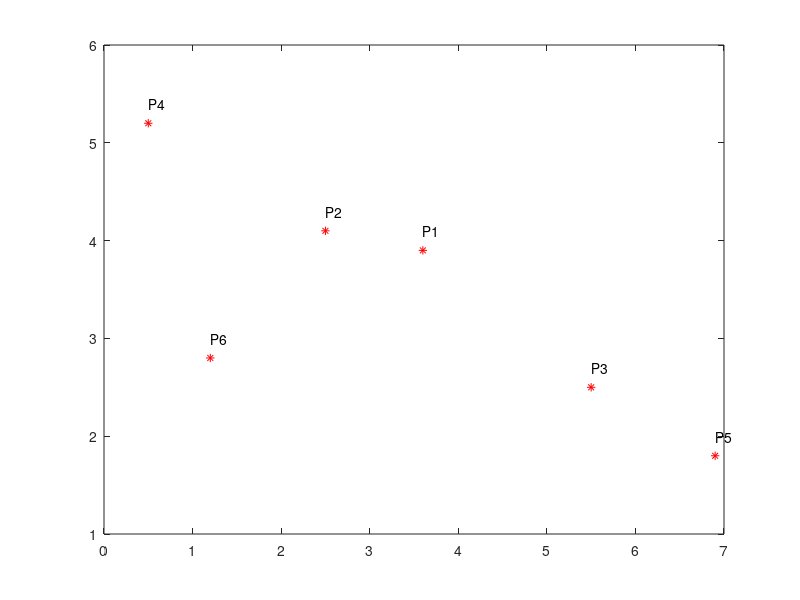

Source code (MATLAB): (Note: this script raises an error after producing the figure.)
% original Value Function Optimization code altered to accept any number of
% input points by Elijah K Spinner


%Code written by Ankur Sinha
%Version: 18072011
%Note: Give non-dominated points only
%Positive epsilon value denotes that the value function correctly fitted the decision maker preferences.

global obj;

%obj consists of [firstObjectiveValue, secondObjectiveValue, rank]

%Example Complete ordering
obj = [3.6 3.9 1;    2.5 4.1 2;   5.5 2.5 3;     0.5 5.2 4;    6.9 1.8 5;   1.2 2.8 6];

%Example Partial ordering
%obj = [3.6 3.9 1;    2.5 4.1 2;   5.5 2.5 3;     0.5 5.2 3;    6.9 1.8 4];
       
% IMK -- Plotting the individual points
plot(obj(:,1),obj(:,2), '*r');
hold on

% EKS -- Turning arrow into column vector insetad of row vector
arrow = repmat('P', size(obj, 1), 1);

% EKS -- Replacing square indexing horzcat with mutable size indexing
for i = 1:size(obj, 1)
    label = ['P', num2str(obj(i,3))];
    text(obj(i,1), obj(i,2)+0.2, label);
end

%Value function optimization. 
%Refer: K. Deb, A. Sinha, P. Korhonen, and J.Wallenius. 
%An interactive evolutionary multi-objective optimization method based on
%progressively approximated value functions. IEEE Transactions on Evolutionary
%Computation, 14(5):723739, 2010.

% z - covers our 
[z,fval,exitflag,output,lambda] = fmincon(@fun,1.*ones(7,1),[],[],[],[],[0 0 0 0 -1000 -1000 -1000]',[1 1 1 1 1000 1000 1000]', @con);

if fval>0
    disp('Information not correctly fitted');
else
    disp('Information fitted correctly');
end

%    u = (.3479*x + -.1772 + .6521*y + -1.772))*(0.6521*y + -1.772 + .3479*x + -1.772);

% z = [          -4.688e-04];

OptimizationParameters = z %First six are value function parameters and the last one is epsilon

for i=1:size(obj,1)
    u(i)= utilfunc(obj(i,:),z);
end

for i=1:size(obj,1)
    fh_old = @(x,y) (z(1).*x + z(2).*y + z(5)).*(z(3).*y + z(4).*x + z(6)) - u(i);
    fh = @(x,y) (z(1).*x + z(5) + z(2).*y + z(5)).*(z(3).*y + z(6) + z(4).*x + z(6)) - u(i);

    ezplot(fh, [min(obj(:,1))-1, max(obj(:,1))+1]);
end

Utilities = u

title('');
axis([min(obj(:,1)) max(obj(:,1)) min(obj(:,2)) max(obj(:,2))])
xlabel('f_1')
ylabel('f_2')

function f=fun(x)
    f = -x(end);
end

function [c ceq]=con_old(x)
    global obj;

    delta = 0.1;
    for i=1:size(obj,1)-1
        if obj(i,3) ~= obj(i+1,3)
            c(i) = -((utilfunc(obj(i,:),x))-(utilfunc(obj(i+1,:),x))) + x(end);
        else
            c(i) = abs((utilfunc(obj(i,:),x))-(utilfunc(obj(i+1,:),x))) - delta*x(end);
        end
    end

    %Polynomial Value Function Constraints
    % Making each term in the equation individually greater than zero %
    % IMK -- So for each P, we check each S term and make sure it's non negative
    %          We have 5 values of P (obj), and M = 2, which is each of
    %          those two lines. So really it should be a nest for-loop of P
    %          and M
    for i=1:2:10
        % IMK -- This is the first term of the product in the objective
        %           function. The (i+1)/2 is just getting over the i value
        %           throughout the iteration 
        c(i+4)= -(x(1)*obj((i+1)/2,1) + x(2)*obj((i+1)/2,2) + x(5));
        c(i+5)= -(x(3)*obj((i+1)/2,2) + x(4)*obj((i+1)/2,1) + x(6));
    end
    % Equality constraints (Note: Minor typographic error in the paper, correct here.)

    % IMK -- one for each dimension. Makes sure terms add up to 1
    ceq(1) = -(x(1) + x(2) - 1);
    ceq(2) = -(x(3) + x(4) - 1);
end

% Modified version 
function [c ceq]=con(x)
    global obj;

    delta = 0.1;
    for i=1:size(obj,1)-1
        if obj(i,3) ~= obj(i+1,3)
            c(i) = -((utilfunc(obj(i,:),x))-(utilfunc(obj(i+1,:),x))) + x(end);
        else
            c(i) = abs((utilfunc(obj(i,:),x))-(utilfunc(obj(i+1,:),x))) - delta*x(end);
        end
    end

    %Polynomial Value Function Constraints
    % Making each term in the equation individually greater than zero %
    % IMK -- So for each P, we check each S term and make sure it's non negative
    %          We have 5 values of P (obj), and M = 2, which is each of
    %          those two lines. So really it should be a nest for-loop of P
    %          and M
    %
    % EKS -- made it iterate to double the size of obj
    for i=1:2:size(obj,1)*2
        % IMK -- This is the first term of the product in the objective
        %           function. The (i+1)/2 is just getting over the i value
        %           throughout the iteration 
        c(i+4)= -(x(1)*obj((i+1)/2,1) + x(5) + x(2)*obj((i+1)/2,2) + x(5));
        c(i+5)= -(x(3)*obj((i+1)/2,2) + x(6) + x(4)*obj((i+1)/2,1) + x(6));
    end
    % Equality constraints (Note: Minor typographic error in the paper, correct here.)

    % IMK -- one for each dimension. Makes sure terms add up to 1
    ceq(1) = -(x(1) + x(2) - 1);
    ceq(2) = -(x(3) + x(4) - 1);
end


% IMK -- Note: Utility function is the same as a value function 
function u=utilfunc_old(obj,x)
    u = (x(1)*obj(1) + x(2)*obj(2) + x(5)) * (x(3)*obj(2) + x(4)*obj(1) + x(6));
end


% IMK -- I wrote this utility function based on eq 6 
function u=utilfunc(obj,x)
    % x(1) k11
    % x(2) k12	
    % x(3) k21	
    % x(4) k22	
    % x(5) k13	
    % x(6) k23
    u = (x(1)*obj(1) + x(5) + x(2)*obj(2) + x(5))*(x(3)*obj(2) + x(6) + x(4)*obj(1) + x(6));

end

